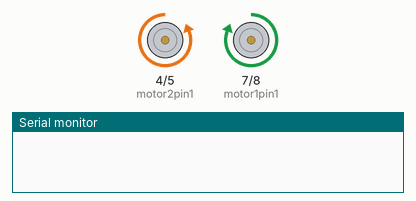
Simulated run of this sketch. Board: Arduino Uno, built with avr-gcc and run on an emulated ATmega328P. Parts: motor-driver pin pairs drawn as motors (green arrow = first pin HIGH = forward, orange = second pin HIGH = backward, longer = more drive), the last lines printed to the serial monitor.

Above: at 0.2 s.
At 3.2 s:
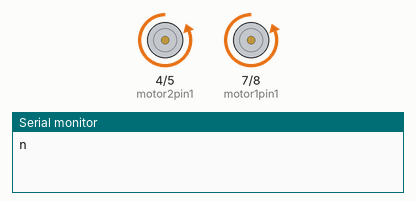
Timing chart, 0 to 4.6 s (numbered marks = the images above):
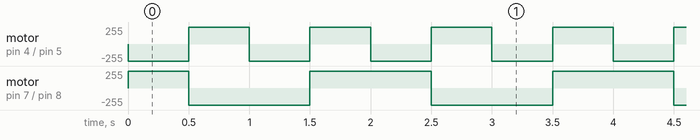

The sketch:

Robot_Motor_Controller.ino
```cpp
// Created by Daniel Hunt


// Initalising the motors to their respective pins Colour coding responds to the layout on the board

char X;

int motor1pin1 = 7; // RED
int motor1pin2 = 8; // BROWN

int motor2pin1 = 4; // YELLOW
int motor2pin2 = 5; // ORANGE

void setup() {
  //The pins connected to the motor controller are set to ouputs
  pinMode(motor1pin1, OUTPUT);
  pinMode(motor1pin2, OUTPUT);
  pinMode(motor2pin1, OUTPUT);
  pinMode(motor2pin2, OUTPUT);

  Serial.begin(9600);

}
void Forward() {  // As it sounds this function moves both the motors in the forward direction
  digitalWrite(motor1pin1, HIGH);//This configuration sets the Left Motor moving in the forward direction
  digitalWrite(motor1pin2, LOW);

  digitalWrite(motor2pin1, LOW); //This configuration sets the Right Motor moving in the Forward direction
  digitalWrite(motor2pin2, HIGH);

}
void Backwards(){
  digitalWrite(motor1pin1, LOW);//This configuration sets the Left Motor moving in the Backwards direction
  digitalWrite(motor1pin2, HIGH);

  digitalWrite(motor2pin1, HIGH);//This configuration sets the Right Motor moving in the Backwards direction
  digitalWrite(motor2pin2, LOW);

}
void AntiClockwise(){
  digitalWrite(motor1pin1, LOW);//This configuration sets the Left Motor moving in the Backwards direction
  digitalWrite(motor1pin2, HIGH);

  digitalWrite(motor2pin1, LOW);//This configuration sets the Right Motor moving in the Backwards direction
  digitalWrite(motor2pin2, HIGH);
}
void Clockwise(){

  digitalWrite(motor1pin1, HIGH);//This configuration sets the Left Motor moving in the forward direction
  digitalWrite(motor1pin2, LOW);

  digitalWrite(motor2pin1, HIGH);//This configuration sets the Right Motor moving in the Backwards direction
  digitalWrite(motor2pin2, LOW);

  }


void loop() {
  Forward();
  delay(500);
  Backwards();
  delay(500);
  AntiClockwise();
  delay(500);
  Clockwise();
  delay(500);
  if (Serial.available() > 0){
    int X = Serial.read();
}
  if (X="A"){
    Serial.println(X);
    AntiClockwise();
    }
  else if (X="W"){
    Serial.println(X);
    Forward();
    }
  else if (X="S"){
    Serial.println(X);
    Backwards();
    }
  else if (X="D"){
    Serial.println(X);
    Clockwise();
    }

}
```

Measured:
- by itself, motor on pin 4 (motor2pin1) / pin 5 (motor2pin2): alternates forward 255/255 for 0.50 s and backward 255/255 for 0.50 s
- by itself, motor on pin 7 (motor1pin1) / pin 8 (motor1pin2): repeats every 2.0 s: backward 255/255 1.0 s, forward 255/255 1.0 s
